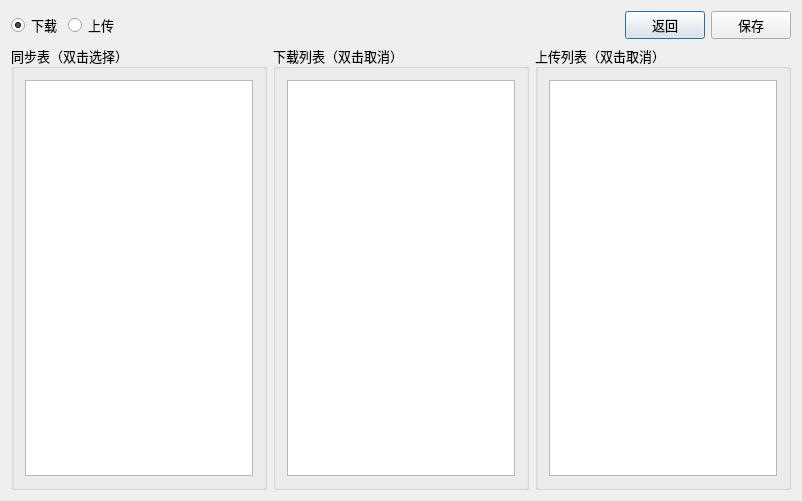
<?xml version="1.0" encoding="UTF-8"?>
<ui version="4.0">
 <class>DialogSynConfig</class>
 <widget class="QWidget" name="DialogSynConfig">
  <property name="geometry">
   <rect>
    <x>0</x>
    <y>0</y>
    <width>802</width>
    <height>501</height>
   </rect>
  </property>
  <property name="font">
   <font>
    <family>微软雅黑</family>
    <pointsize>10</pointsize>
   </font>
  </property>
  <property name="windowTitle">
   <string>同步设置设置</string>
  </property>
  <layout class="QGridLayout" name="gridLayout">
   <item row="1" column="2">
    <widget class="QGroupBox" name="groupBox03">
     <property name="title">
      <string>上传列表（双击取消）</string>
     </property>
     <layout class="QVBoxLayout" name="verticalLayout03">
      <item>
       <widget class="QListWidget" name="listWidget03"/>
      </item>
     </layout>
    </widget>
   </item>
   <item row="1" column="0">
    <widget class="QGroupBox" name="groupBox01">
     <property name="title">
      <string>同步表（双击选择）</string>
     </property>
     <layout class="QVBoxLayout" name="verticalLayout01">
      <item>
       <widget class="QListWidget" name="listWidget01"/>
      </item>
     </layout>
    </widget>
   </item>
   <item row="1" column="1">
    <widget class="QGroupBox" name="groupBox02">
     <property name="title">
      <string>下载列表（双击取消）</string>
     </property>
     <layout class="QVBoxLayout" name="verticalLayout02">
      <item>
       <widget class="QListWidget" name="listWidget02"/>
      </item>
     </layout>
    </widget>
   </item>
   <item row="0" column="0" colspan="3">
    <layout class="QHBoxLayout" name="horizontalLayout01">
     <item>
      <widget class="QRadioButton" name="radio02">
       <property name="text">
        <string>下载</string>
       </property>
       <property name="checked">
        <bool>true</bool>
       </property>
      </widget>
     </item>
     <item>
      <widget class="QRadioButton" name="radio03">
       <property name="text">
        <string>上传</string>
       </property>
      </widget>
     </item>
     <item>
      <spacer name="horizontalSpacer">
       <property name="orientation">
        <enum>Qt::Horizontal</enum>
       </property>
       <property name="sizeHint" stdset="0">
        <size>
         <width>40</width>
         <height>20</height>
        </size>
       </property>
      </spacer>
     </item>
     <item>
      <widget class="QPushButton" name="buttonReject">
       <property name="minimumSize">
        <size>
         <width>0</width>
         <height>0</height>
        </size>
       </property>
       <property name="maximumSize">
        <size>
         <width>16777215</width>
         <height>16777215</height>
        </size>
       </property>
       <property name="text">
        <string>返回</string>
       </property>
       <property name="default">
        <bool>true</bool>
       </property>
      </widget>
     </item>
     <item>
      <widget class="QPushButton" name="buttonAccept">
       <property name="minimumSize">
        <size>
         <width>0</width>
         <height>0</height>
        </size>
       </property>
       <property name="maximumSize">
        <size>
         <width>16777215</width>
         <height>16777215</height>
        </size>
       </property>
       <property name="text">
        <string>保存</string>
       </property>
      </widget>
     </item>
    </layout>
   </item>
  </layout>
 </widget>
 <layoutdefault spacing="6" margin="11"/>
 <resources/>
 <connections/>
</ui>
